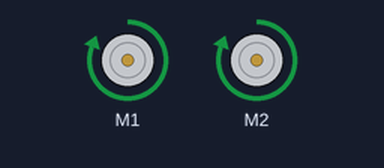
A program run on a simulated BBC micro:bit (MakeCode). Shown: 2 × DC motor (green arrow = forward, orange = backward, longer = faster).

Above: at 1.0 s.
At 3.0 s:
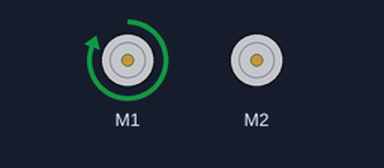
At 5.0 s:
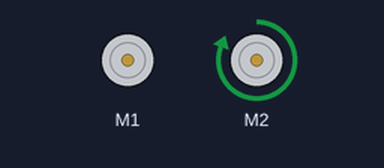
At 9.0 s:
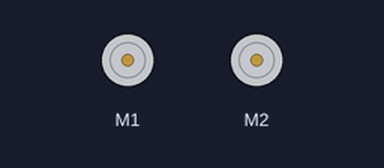
Timing chart, 0 to 13.0 s (numbered marks = the images above):
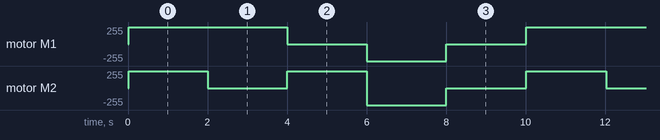

The program:

main.ts
```typescript
basic.forever(function () {
    maqueen.MotorRun(maqueen.aMotors.M1, maqueen.Dir.CW, 255)
    maqueen.MotorRun(maqueen.aMotors.M2, maqueen.Dir.CW, 255)
    basic.pause(2000)
    maqueen.MotorRun(maqueen.aMotors.M1, maqueen.Dir.CW, 255)
    maqueen.MotorRun(maqueen.aMotors.M2, maqueen.Dir.CW, 0)
    basic.pause(2000)
    maqueen.MotorRun(maqueen.aMotors.M1, maqueen.Dir.CW, 0)
    maqueen.MotorRun(maqueen.aMotors.M2, maqueen.Dir.CW, 255)
    basic.pause(2000)
    maqueen.MotorRun(maqueen.aMotors.M1, maqueen.Dir.CCW, 255)
    maqueen.MotorRun(maqueen.aMotors.M2, maqueen.Dir.CCW, 255)
    basic.pause(2000)
    maqueen.MotorRun(maqueen.aMotors.M1, maqueen.Dir.CCW, 0)
    maqueen.MotorRun(maqueen.aMotors.M2, maqueen.Dir.CCW, 0)
    basic.pause(2000)
})
```

test.ts
```typescript
// aquí va el archivo "tests"; esto no se compilará cuando este paquete se utilice como una extensión.
```

Measured:
- by itself, motor M1: repeats every 10.0 s: stopped 2.0 s, backward 255/255 2.0 s, stopped 2.0 s, forward 255/255 4.0 s
- by itself, motor M2: repeats every 10.0 s: stopped 2.0 s, forward 255/255 2.0 s, backward 255/255 2.0 s, stopped 2.0 s, forward 255/255 2.0 s
